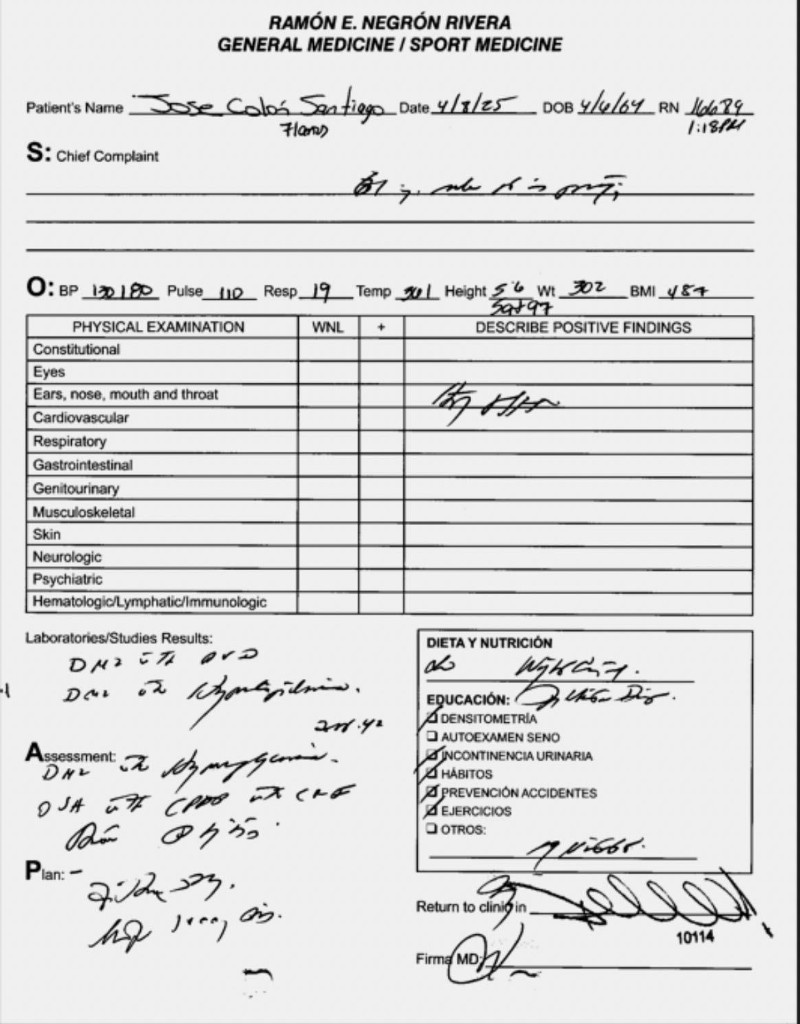
#> input picture _sample_corrected.jpg, 800 x 1024 px
$ python -i text_geometry.py   (imports and definitions only)
#> lines starting #> are read from the running program, lines starting #| are printed output that depends on the picture; after the words box and inside, x2 and y2 are one past the last pixel; in counts of white or black regions, pixels touching at a corner belong together
#> further down, picture is the input picture: shape (1024, 800); min 0, max 255, mean 219.8
"""Classical text-geometry primitives shared by the sequential detectors.

These helpers extract ink, glyph-like connected components, and text-line
candidates. They do not decide rotation, mirror, or skew — each detector
stage consumes these signals independently.
"""

from __future__ import annotations

from dataclasses import dataclass

import cv2
import numpy as np

from image_preprocessing.utils.image_utils import (
    INTER_DOWNSAMPLE,
    rotate_bound,
    to_gray,
)


@dataclass
class TextComponent:
    x: int
    y: int
    w: int
    h: int
    area: int
    cx: float
    cy: float
    angle_deg: float  # minAreaRect orientation, [0, 180)


@dataclass
class TextLine:
    components: list[TextComponent]
    y_mean: float
    x_min: int
    x_max: int
    angle_deg: float  # local line slant; positive = clockwise (y-down)


@dataclass
class GeometryBundle:
    gray: np.ndarray
    clahe: np.ndarray
    ink: np.ndarray
    ink_clean: np.ndarray
    scale: float
    analysis_size: tuple[int, int]
    components: list[TextComponent]
    lines: list[TextLine]


# [12 lines left out: function resize_for_analysis, not called in this run]


def normalize_illumination(gray: np.ndarray) -> np.ndarray:
    h, w = gray.shape
#> h = 1024; w = 800
    k = max(31, (min(h, w) // 20) | 1)
#> k = 41
    bg = cv2.GaussianBlur(gray, (k, k), 0)
    bg = np.maximum(bg, 1)
    norm = (gray.astype(np.float32) / bg.astype(np.float32)) * 128.0
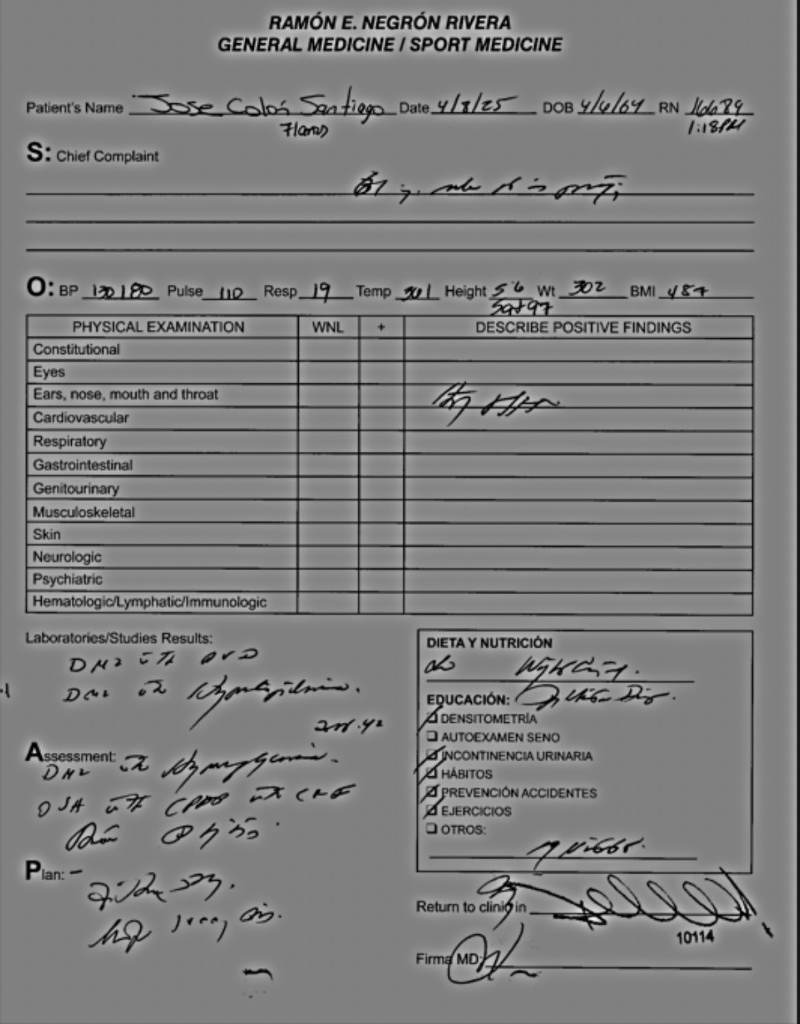
#> norm: shape (1024, 800) float32; min 0, max 244.9, mean 127.4
    return np.clip(norm, 0, 255).astype(np.uint8)


def apply_clahe(gray: np.ndarray) -> np.ndarray:
    clahe = cv2.createCLAHE(clipLimit=2.0, tileGridSize=(8, 8))
    return clahe.apply(gray)


def _ink_from_adaptive(gray: np.ndarray) -> np.ndarray:
    blur = cv2.GaussianBlur(gray, (3, 3), 0)
    return cv2.adaptiveThreshold(
        blur, 255, cv2.ADAPTIVE_THRESH_GAUSSIAN_C, cv2.THRESH_BINARY_INV, 31, 12
    )
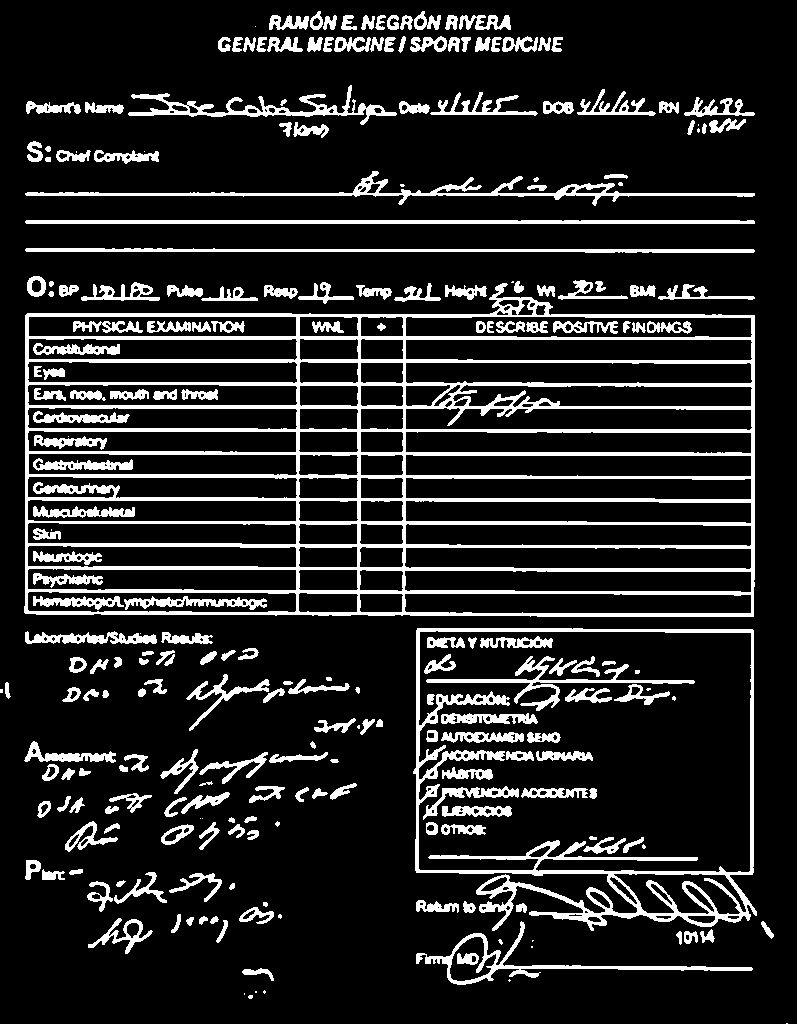
#> returned value: shape (1024, 800); 14.7% white; 249 white regions (30 under 20 px), largest, box (x1, y1, x2, y2) and area: (24, 283, 755, 617) 43869, (413, 628, 757, 931) 11322, (25, 171, 755, 206) 3389


def _ink_from_otsu(gray: np.ndarray) -> np.ndarray:
    blur = cv2.GaussianBlur(gray, (5, 5), 0)
    _, thr = cv2.threshold(blur, 0, 255, cv2.THRESH_BINARY + cv2.THRESH_OTSU)
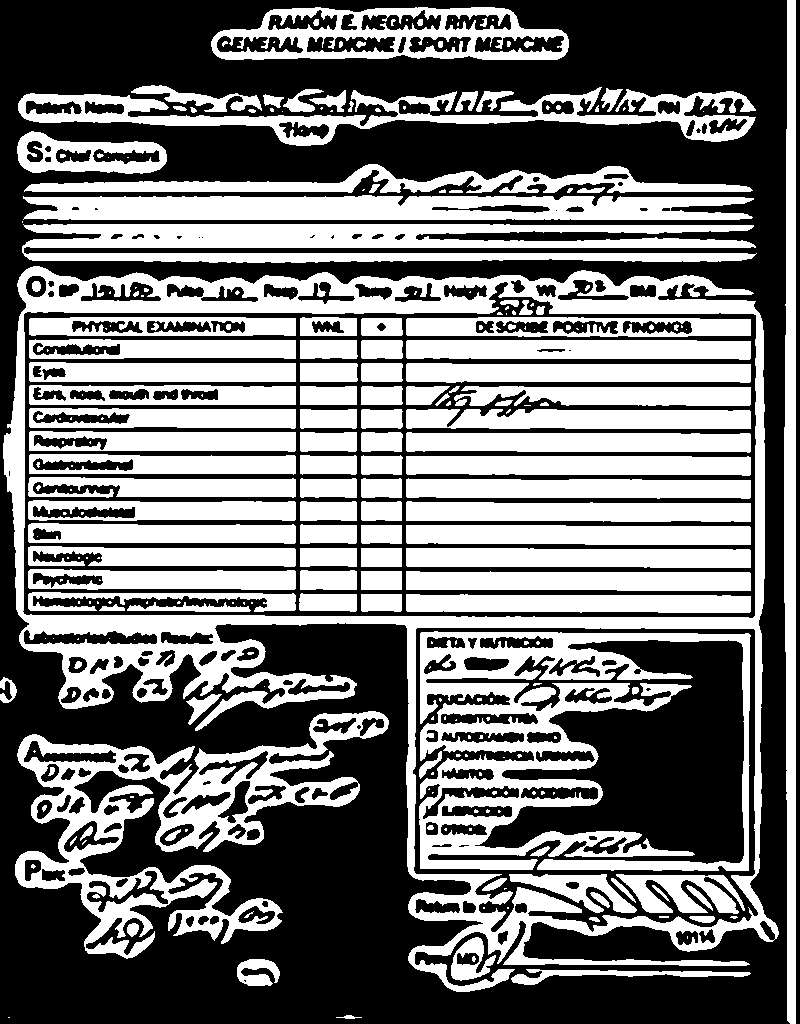
#> thr: shape (1024, 800); 45% white; 276 white regions (135 under 20 px), largest, box (x1, y1, x2, y2) and area: (3, 266, 779, 992) 59635, (419, 631, 751, 871) 31006, (15, 711, 389, 959) 25717
    inv = 255 - thr
    if cv2.countNonZero(inv) < cv2.countNonZero(thr):
        return inv
    return thr if cv2.countNonZero(thr) < cv2.countNonZero(inv) else inv


def combine_ink_masks(a: np.ndarray, b: np.ndarray) -> np.ndarray:
    combined = cv2.bitwise_or(a, b)
#> combined: shape (1024, 800); 59.7% white; 5183 black regions (5010 under 20 px), largest, box (x1, y1, x2, y2) and area: (0, 0, 790, 1024) 272781, (475, 640, 744, 864) 31690, (796, 0, 797, 1024) 1024
    kernel = cv2.getStructuringElement(cv2.MORPH_RECT, (2, 2))
    return cv2.morphologyEx(combined, cv2.MORPH_OPEN, kernel, iterations=1)
#> returned value: shape (1024, 800); 59.5% white; 4756 black regions (4566 under 20 px), largest, box (x1, y1, x2, y2) and area: (0, 0, 790, 1024) 274587, (476, 641, 745, 865) 31719, (797, 0, 798, 1024) 1024


def remove_page_borders(ink: np.ndarray, margin_frac: float = 0.02) -> np.ndarray:
#> called with margin_frac = 0.02
    h, w = ink.shape
#> h = 1024; w = 800
    m_y = max(2, int(h * margin_frac))
#> m_y = 20
    m_x = max(2, int(w * margin_frac))
#> m_x = 16
    out = ink.copy()
    out[:m_y, :] = 0
    out[-m_y:, :] = 0
#> out: shape (1024, 800); 59.1% white; 4685 black regions (4499 under 20 px), largest, box (x1, y1, x2, y2) and area: (0, 0, 800, 1024) 278902, (476, 641, 745, 865) 31719, (219, 782, 251, 823) 527
    out[:, :m_x] = 0
    out[:, -m_x:] = 0
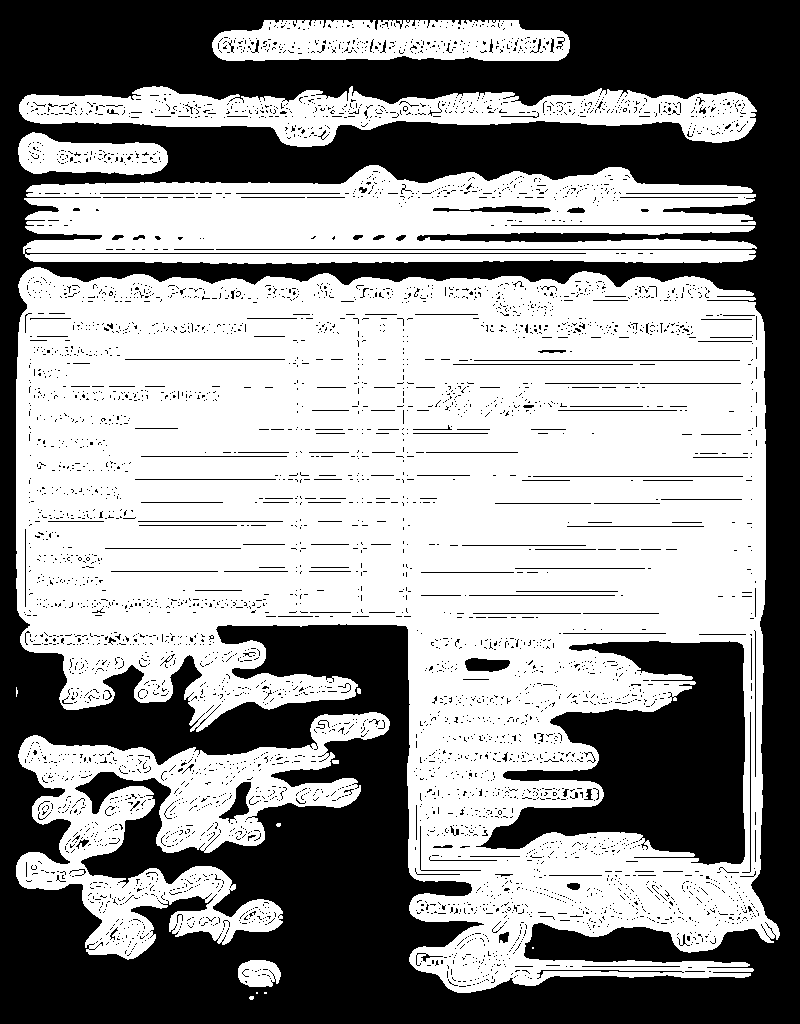
#> out: shape (1024, 800); 57.5% white; 4679 black regions (4493 under 20 px), largest, box (x1, y1, x2, y2) and area: (0, 0, 800, 1024) 292063, (476, 641, 745, 865) 31719, (219, 782, 251, 823) 527
    return out


def remove_tiny_noise(ink: np.ndarray, min_area: int = 12) -> np.ndarray:
    num, labels, stats, _ = cv2.connectedComponentsWithStats(ink, connectivity=8)
    out = np.zeros_like(ink)
    for i in range(1, num):
        if stats[i, cv2.CC_STAT_AREA] >= min_area:
            out[labels == i] = 255
    return out


def remove_ruling_lines(ink: np.ndarray, min_line_len_frac: float = 0.12) -> np.ndarray:
    """Strip long table/form rules so detectors see glyphs, not borders."""
#> called with min_line_len_frac = 0.12
    h, w = ink.shape
#> h = 1024; w = 800
    h_len = max(15, int(w * min_line_len_frac))
#> h_len = 96
    v_len = max(15, int(h * min_line_len_frac))
#> v_len = 122
    h_kernel = cv2.getStructuringElement(cv2.MORPH_RECT, (h_len, 1))
    v_kernel = cv2.getStructuringElement(cv2.MORPH_RECT, (1, v_len))
#> v_kernel = 122 values from 1 to 1
    h_lines = cv2.morphologyEx(ink, cv2.MORPH_OPEN, h_kernel)
#> h_lines: shape (1024, 800); 36.1% white; 63 white regions, largest, box (x1, y1, x2, y2) and area: (17, 360, 767, 642) 172651, (24, 198, 758, 249) 30435, (18, 331, 766, 360) 17532
    v_lines = cv2.morphologyEx(ink, cv2.MORPH_OPEN, v_kernel)
#> v_lines: shape (1024, 800); 3.4% white; 39 white regions, largest, box (x1, y1, x2, y2) and area: (751, 309, 766, 879) 5911, (409, 454, 421, 879) 3766, (16, 312, 29, 624) 3623
    grow = cv2.getStructuringElement(cv2.MORPH_RECT, (3, 3))
    lines = cv2.dilate(cv2.bitwise_or(h_lines, v_lines), grow, iterations=1)
#> lines: shape (1024, 800); 44.2% white; 21 white regions, largest, box (x1, y1, x2, y2) and area: (15, 276, 768, 884) 279458, (23, 179, 759, 264) 52765, (22, 112, 758, 127) 7708
    return cv2.bitwise_and(ink, cv2.bitwise_not(lines))
#> returned value: shape (1024, 800); 15.6% white; 292 white regions (108 under 20 px), largest, box (x1, y1, x2, y2) and area: (18, 712, 390, 853) 20061, (409, 876, 780, 993) 14624, (16, 819, 283, 960) 13386


def extract_ink(gray: np.ndarray) -> tuple[np.ndarray, np.ndarray, np.ndarray]:
    norm = normalize_illumination(gray)
    clahe = apply_clahe(norm)
    ink = combine_ink_masks(_ink_from_adaptive(clahe), _ink_from_otsu(clahe))
    ink_clean = remove_tiny_noise(remove_ruling_lines(remove_page_borders(ink)), min_area=10)
#> in remove_tiny_noise, `num, labels, stats, _ = cv2.connectedComponentsWithStats(ink, connecti..`:
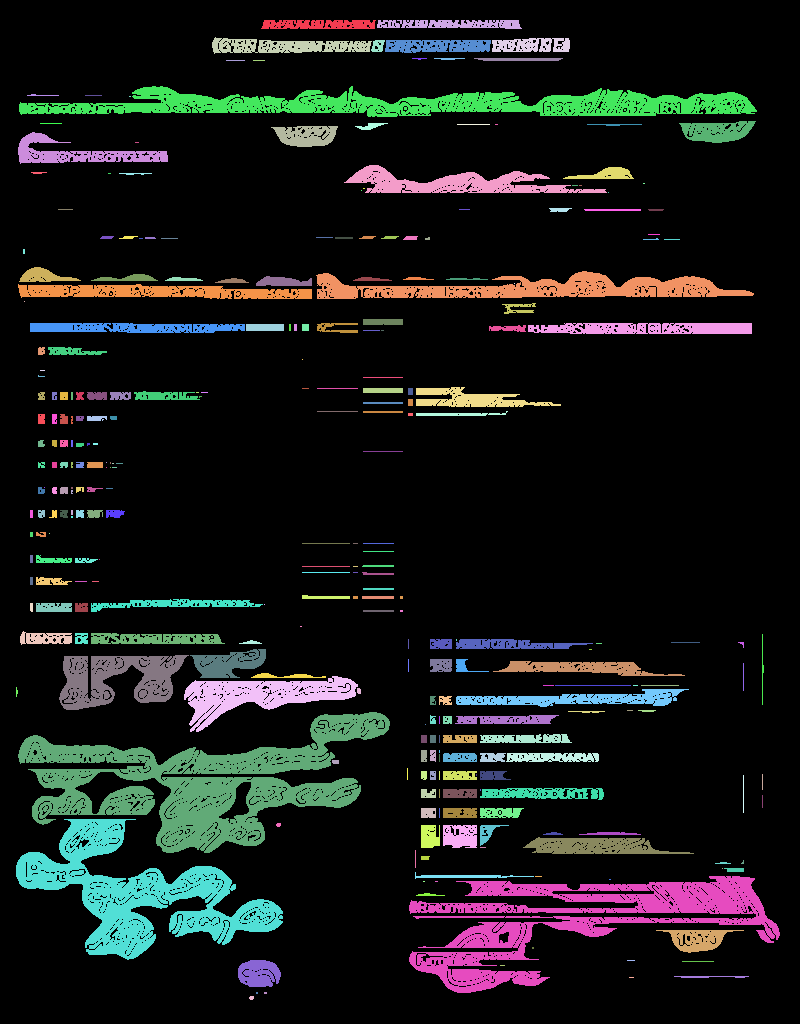
#> labels: shape (1024, 800) int32; 293 distinct labels, from 0 to 292; one colour per label, 0 black
#> in remove_tiny_noise, `num, labels, stats, _ = cv2.connectedComponentsWithStats(ink, connecti..`: num = 293; stats = 293 rows, first 6: [0, 0, 800, 1024, 691391], [261, 20, 115, 9, 885], [377, 20, 145, 9, 969], [212, 37, 160, 17, 1657], [492, 38, 78, 14, 845], [371, 40, 14, 12, 118]
    return clahe, ink, ink_clean


# [194 lines left out: functions extract_text_components, _min_area_rect_angle, group_text_lines, build_geometry, component_mask, horizontal_alignment_score and 3 more, not called in this run]


def circular_distance_180(a: float, b: float) -> float:
    d = abs((a - b) % 180.0)
    return min(d, 180.0 - d)


def wrap_180(angle: float) -> float:
    return float(angle % 180.0)


def wrap_360(angle: float) -> float:
    return float(angle % 360.0)

>>> import cv2
>>> picture = cv2.imread('../../_sample_corrected.jpg', cv2.IMREAD_GRAYSCALE)
>>> result = extract_ink(picture)
